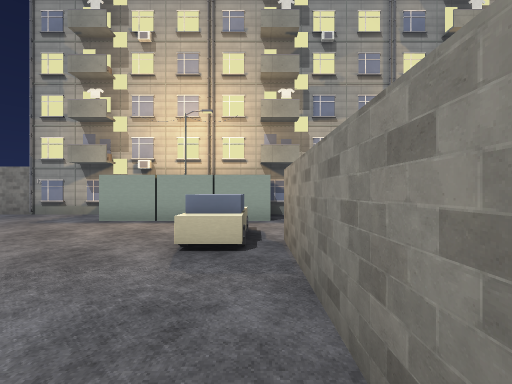
view 1 (above)

24 first-person views from a walk through a level from a Godot 3-D game. The camera is 1.5 m above the floor, looks level and sees 90° across. The floor is counted in squares, 2 m on a side. Each view is taken from the middle of a square. On the plan, view 1 faces up. The plan holds only what a view shows up to about 9 squares ahead; the rest is blank. The place goes on beyond the plan. Some surface patterns are stand-ins.

view 2
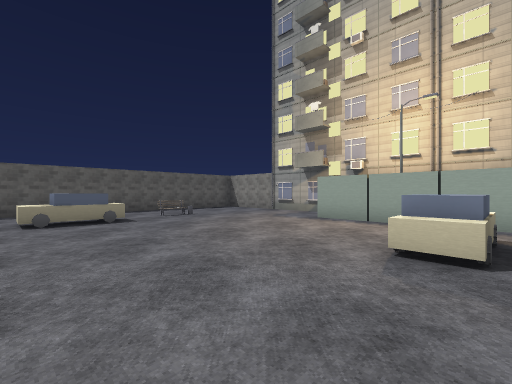

view 3
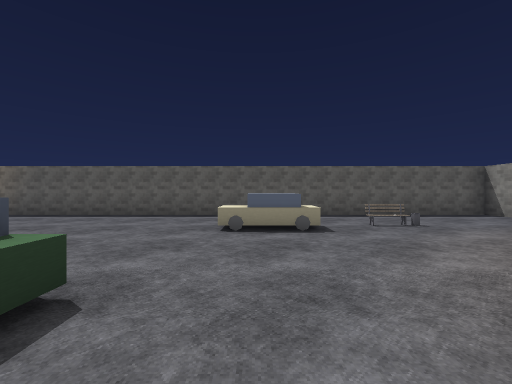

view 4
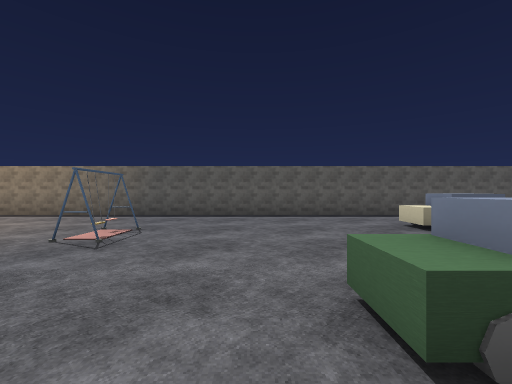

view 5
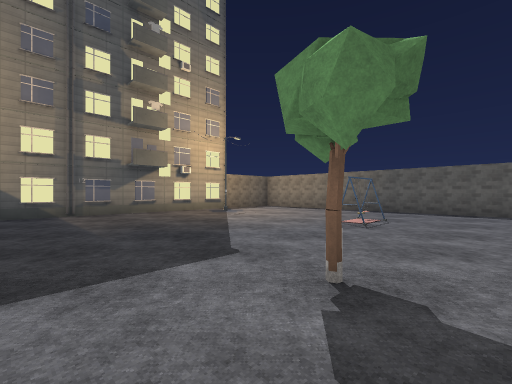

view 6
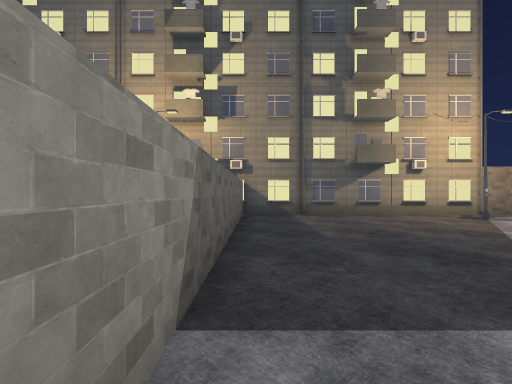

view 7
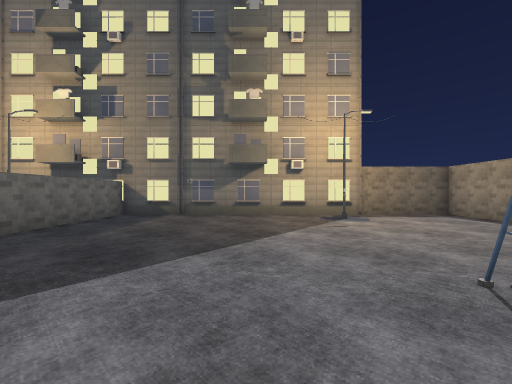

view 8
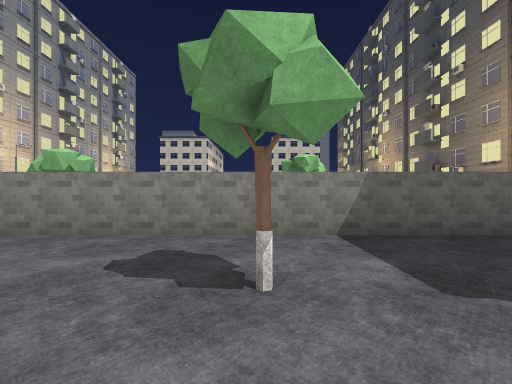

view 9
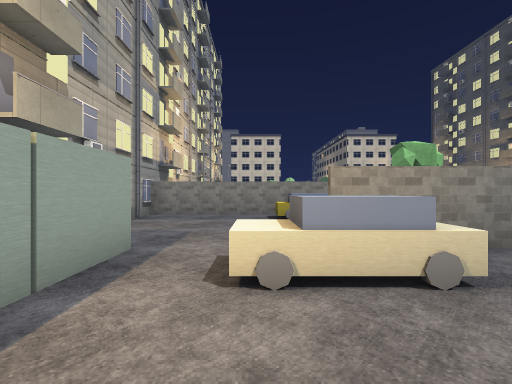

view 10
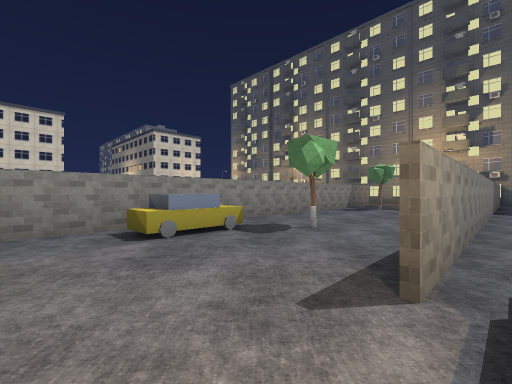

view 11
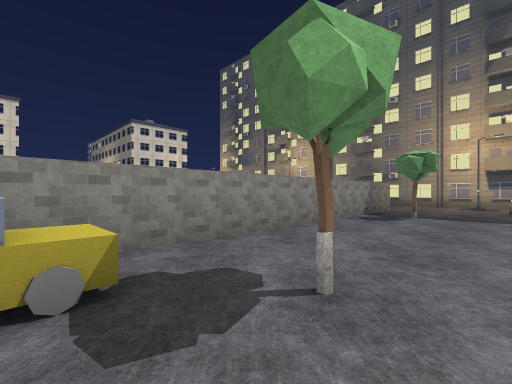

view 12
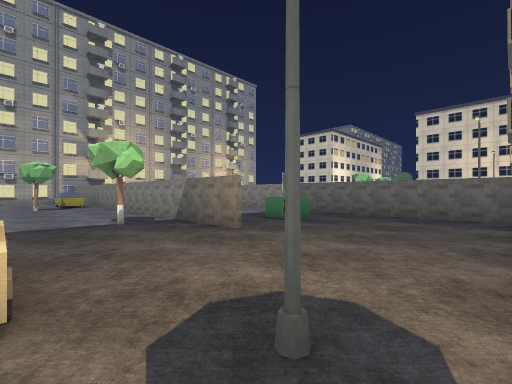

view 13
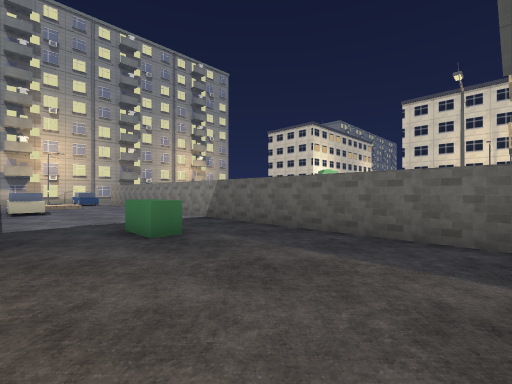

view 14
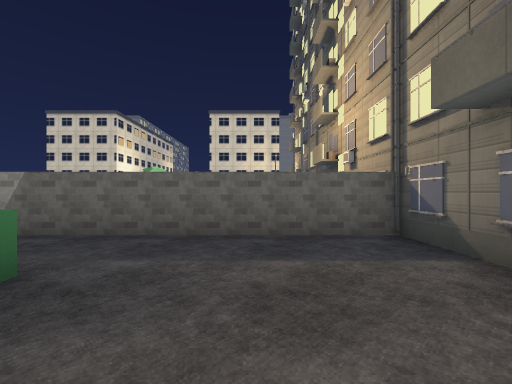

view 15
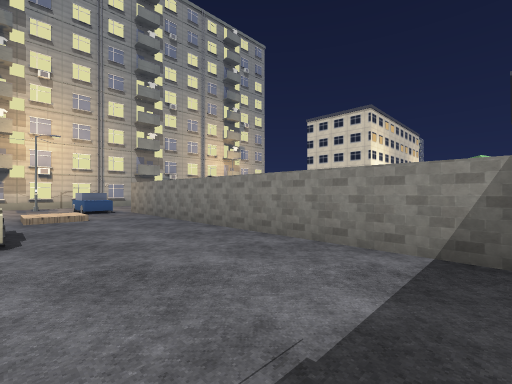

view 16
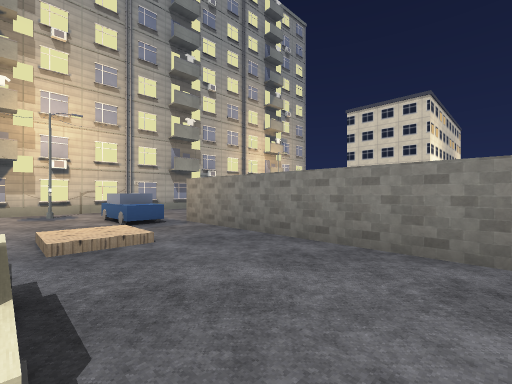

view 17
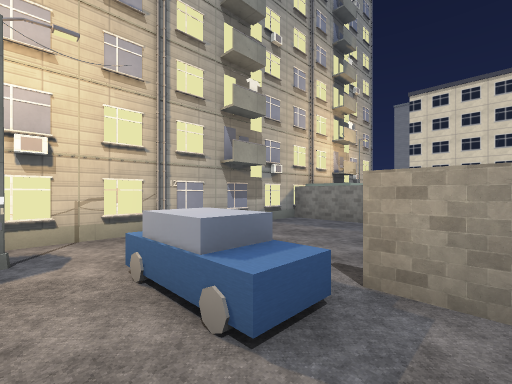

view 18
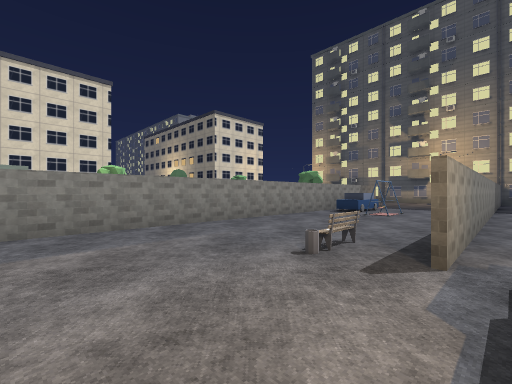

view 19
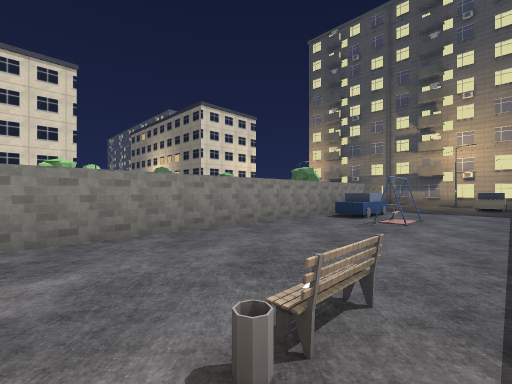

view 20
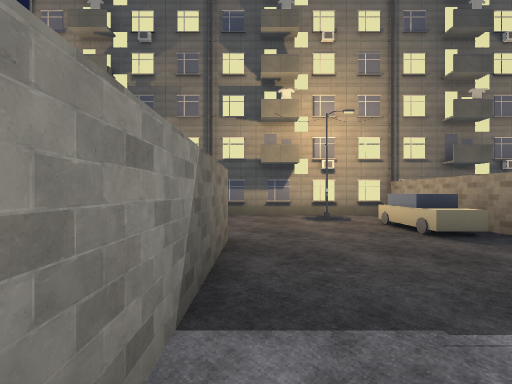

view 21
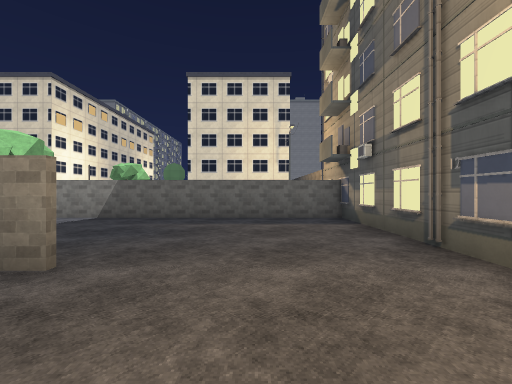

view 22
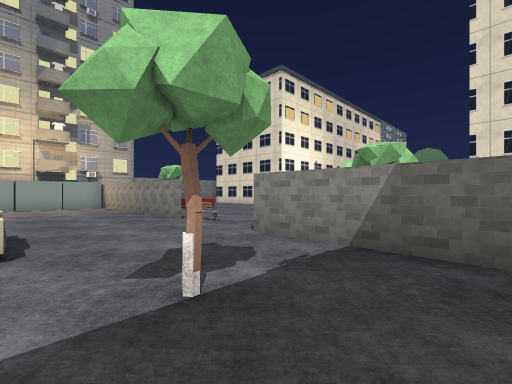

view 23
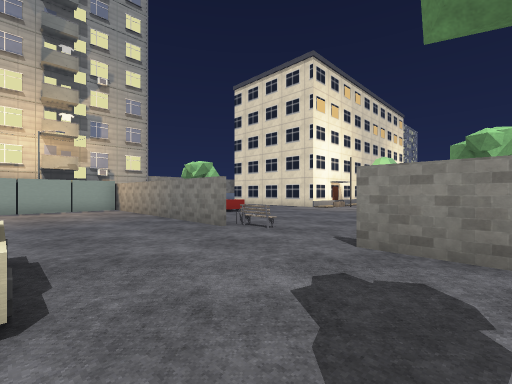

view 24
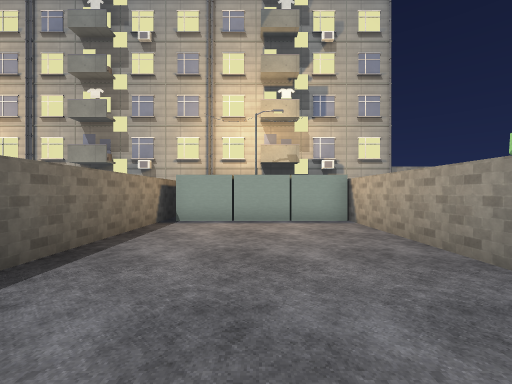

### Floor plan
Key: @ floor where view 1 was taken; # wall or solid block; . main floor; : floor 0.25 m higher than the main floor; / step, stairs or slope; = window, fence, low wall or low ledge; T tower; B block; C car; E bench; R tree; O other object.
Columns run from 11 left of view 1 to 24 right of it. Each row starts with its distance up from view 1.
  9 ####TTTTTTTTTTTTTTTTTTTTTTTTTTTTTT
  8 #......BBBBB.....#....   ..BBBBB
  7 #......BBBBB.....#.#.......BBBBB
  6 #................#..C......#....#
  5 #.........C......#..C......#....O
  4 #..E......C.#..C.#..C.#E...#....ORR
  3 #...........#..C.#./..#....#....O
  2 #  .C.......#....#.:..#....#....#
  1 #...C.......#.R..#....#....#....#..
  0 #..........@#....CC...#....#....#...
 -1 #.......C...#....CC...#....C....E...
 -2 #.......C...#....#....#.=..CC.......
 -3 #........... ....#....#.#C.CC.....
 -4 #........R..#....#....#..C. ....#
 -5 #...........#..R.#....#....#.R..#
 -6 #...##......#....#....#....#....#
 -7 #...........#....#.B..#....#....#
 -8 #...........C......B..C.........#
 -9 #...........CC........CC........#
-10 #...........CC........CC........#
-11 #....#......#.#.......#.#.......#
-12 #...........T.........T.........#
-13 ####TTTTTTTTTTTTTTTTTTTTTTTTTTTTTT

Where each view was taken, in squares from view 1:
view 1: 0 up, 0 right, facing up
view 2: 0 up, 0 right, facing up-left
view 3: 1 up, 2 left, facing left
view 4: 3 down, 2 left, facing left
view 5: 3 down, 0 right, facing down-left
view 6: 4 down, 0 right, facing down
view 7: 4 down, 4 left, facing down
view 8: 4 down, 4 left, facing right
view 9: 5 up, 3 left, facing right
view 10: 6 up, 0 right, facing down-right
view 11: 3 up, 2 right, facing down-right
view 12: 12 down, 2 right, facing up-right
view 13: 12 down, 6 right, facing up-right
view 14: 10 down, 6 right, facing right
view 15: 6 down, 7 right, facing up-right
view 16: 2 down, 7 right, facing up-right
view 17: 3 up, 8 right, facing up-right
view 18: 7 up, 10 right, facing down-right
view 19: 5 up, 11 right, facing down-right
view 20: 4 down, 15 right, facing down
view 21: 10 down, 13 right, facing right
view 22: 7 down, 17 right, facing up-right
view 23: 5 down, 17 right, facing up-right
view 24: 0 up, 18 right, facing up
